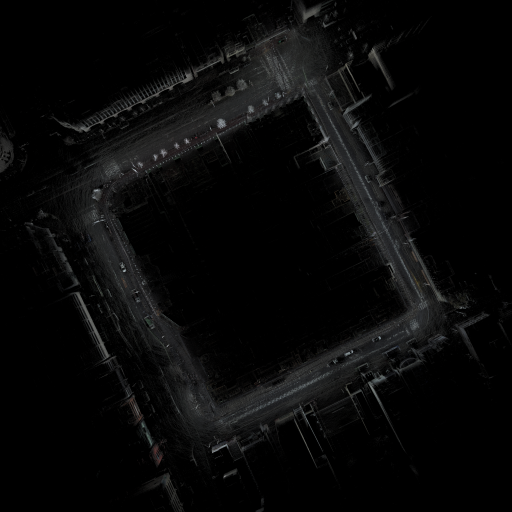
#> input picture src/Brightness_Adjustment_Decompose_ver/IMAGE_DATA/input.bmp, 1024 x 1024 px (shown at 1/2 size)
$ python correct_pixel_value_old.py Brightness_Adjustment_Decompose_ver/IMAGE_DATA/input.bmp Brightness_Adjustment_Decompose_ver/IMAGE_DATA/input.bmp
#> lines starting #> are read from the running program, lines starting #| are printed output that depends on the picture
######################################
#   @file   correct_pixel_value.py
#   @author Tomomasa Uchida
#   @date   2019/02/07
######################################

import numpy as np
from matplotlib import pyplot as plt
from matplotlib import cycler
import matplotlib.gridspec as gridspec
import matplotlib.patches as pat
import cv2
import subprocess
import sys
import statistics

# Graph settings
plt.style.use('seaborn-white')
colors = cycler('color', ['#EE6666', '#3388BB', '#9988DD', '#EECC55', '#88BB44', '#FFBBBB'])
plt.rc('axes', facecolor='#E6E6E6', edgecolor='none', axisbelow=True, grid=False, prop_cycle=colors)
plt.rc('grid', color='w', linestyle='solid')
plt.rc('patch', edgecolor='#E6E6E6')
plt.rc('lines', linewidth=2)
plt.rcParams["mathtext.fontset"] = "stix"
plt.rcParams["mathtext.rm"] = "Times New Roman"

# Message
print("===================================")
print("     Correct Pixel Value")
print("      author : Tomomasa Uchida")
print("      date   : 2019/02/07")
print("===================================")

# Check arguments
args = sys.argv
if len(args) != 3:
    print("\nUSAGE        : $ python correct_pixel_value.py [input_image_data] [input_image_data(LR=1)]")
    print("Example      : $ python correct_pixel_value.py [input_image.bmp] [input_image_LR1.bmp]]")
    #raise Exception
    sys.exit()

# Set initial parameter
p_init      = 1.0
p_interval  = 0.01
print("\nInput image data (args[1])       :", args[1])
print("Input image data(LR=1) (args[2]) :", args[2])
print("p_init                           :", p_init)
print("p_interval                       :", p_interval)


# Read Input Image
def readImage(_img_name):
    # read input image
    img_BGR = cv2.imread(_img_name)
#> img_BGR is the input picture: shape (1024, 1024, 3); mean B, G, R 8.8, 8.8, 8.7

    # convert color BGR to RGB
    img_RGB = cv2.cvtColor(img_BGR, cv2.COLOR_BGR2RGB)

    return img_RGB


# RGB Histogram
def rgbHist(_img_rgb, _ax, _title):
    R_nonzero = _img_rgb[:,:,0][_img_rgb[:,:,0] > 0]
    G_nonzero = _img_rgb[:,:,1][_img_rgb[:,:,1] > 0]
    B_nonzero = _img_rgb[:,:,2][_img_rgb[:,:,2] > 0]
    _ax.hist(R_nonzero.ravel(), bins=50, color='r', alpha=0.5, label="R")
    _ax.hist(G_nonzero.ravel(), bins=50, color='g', alpha=0.5, label="G")
    _ax.hist(B_nonzero.ravel(), bins=50, color='b', alpha=0.5, label="B")
    _ax.legend()

    _ax.set_title('Histogram ('+_title+')')
    _ax.set_xlim([-5,260])

    return _ax


# Grayscale Histogram
# [45 lines left out: functions grayscaleHist, comparativeHist, not called in this run]


# Create Histogram
def createHistogram(_img_in_RGB_LR1, _img_in_RGB, _img_corrected_RGB, _standard_pixel_value_LR1):
    # Convert RGB to Grayscale
    img_in_Gray_LR1     = cv2.cvtColor(_img_in_RGB_LR1, cv2.COLOR_RGB2GRAY)
    img_in_Gray         = cv2.cvtColor(_img_in_RGB, cv2.COLOR_RGB2GRAY)
    img_corrected_Gray  = cv2.cvtColor(_img_corrected_RGB, cv2.COLOR_RGB2GRAY)

    fig = plt.figure(figsize=(10, 6)) # figsize=(width, height)
    gs = gridspec.GridSpec(2,3)

    # Input image(LR=1)
    ax1 = fig.add_subplot(gs[0,0])
    ax1.set_title('Input image ($L_{\mathrm{R}}=1$)')
    ax1.imshow(_img_in_RGB_LR1)
    ax1.set_xticks([]), ax1.set_yticks([])

    # Input image
    ax2 = fig.add_subplot(gs[0,1])
    ax2.set_title('Input image')
    ax2.imshow(_img_in_RGB)
    ax2.set_xticks([]), ax2.set_yticks([])

    # Corrected image
    ax3 = fig.add_subplot(gs[0,2])
    ax3.set_title('Corrected image')
    ax3.imshow(_img_corrected_RGB)
    ax3.set_xticks([]), ax3.set_yticks([])

    # Histogram(input image(LR=1))
    ax4 = fig.add_subplot(gs[1,0])
    # ax4 = grayscaleHist(img_in_Gray_LR1, ax4, "Input image ($L_{\mathrm{R}}=1$)")
    ax4 = rgbHist(_img_in_RGB_LR1, ax4, "Input image ($L_{\mathrm{R}}=1$)")

    # Histogram(input image)
    ax5 = fig.add_subplot(gs[1,1])
    # ax5 = grayscaleHist(img_in_Gray, ax5, "Input image")
    ax5 = rgbHist(_img_in_RGB, ax5, "Input image")

    # Histogram(output image)
    ax6 = fig.add_subplot(gs[1,2])
    # ax6 = grayscaleHist(img_corrected_Gray, ax6, "Corrected image")
    ax6 = rgbHist(_img_corrected_RGB, ax6, "Corrected image")

    # Unify ylim b/w input image and corrected image
    hist_in_LR1,    bins_in_LR1     = np.histogram(img_in_Gray_LR1[img_in_Gray_LR1>0],      50)
    hist_in,        bins_in         = np.histogram(img_in_Gray[img_in_Gray>0],              50)
    hist_corrected, bins_corrected  = np.histogram(img_corrected_Gray[img_corrected_Gray>0],50)
    list_max = [max(hist_in_LR1), max(hist_in), max(hist_corrected)]
    ax4.set_ylim([0, max(list_max)*1.1])
    ax5.set_ylim([0, max(list_max)*1.1])
    ax6.set_ylim([0, max(list_max)*1.1])

    # # Histograms(Input(LR1), Input, Corrected)
    # ax7 = fig.add_subplot(gs[2,:])
    # ax7 = comparativeHist(_img_in_RGB_LR1, _img_in_RGB, _img_corrected_RGB, ax7, max(list_max)*1.1)
    # ax7.set_ylim([0, max(list_max)*1.1])

    # Draw text
    x = (_standard_pixel_value_LR1+max_pixel_value_LR1)*0.5 - 100
    text = "["+str(_standard_pixel_value_LR1)+", "+str(max_pixel_value_LR1)+"]\n→ "+str(ratio_of_reference_section*100)+"(%)"
    ax4.text(x, max(list_max)*1.1*0.5, text, color='black', fontsize='12')
    ax6.text(x, max(list_max)*1.1*0.5, text, color='black', fontsize='12')

    # Draw reference section
    rect = plt.Rectangle((_standard_pixel_value_LR1, 0), max_pixel_value_LR1-_standard_pixel_value_LR1, max(list_max)*1.1, fc='black', alpha=0.3)
    ax4.add_patch(rect)
    rect = plt.Rectangle((_standard_pixel_value_LR1, 0), max_pixel_value_LR1-_standard_pixel_value_LR1, max(list_max)*1.1, fc='black', alpha=0.3)
    ax6.add_patch(rect)


# Correct Pixel Value for Each RGB
def correct_pixel_value(_rgb_img, _correct_param):
    corrected_img_RGB = np.empty((_rgb_img.shape[0], _rgb_img.shape[1], 3), dtype=np.uint8)

    # Apply correction
    corrected_img_RGB[:, :, 0] = cv2.multiply(_rgb_img[:, :, 0], _correct_param) # R
    corrected_img_RGB[:, :, 1] = cv2.multiply(_rgb_img[:, :, 1], _correct_param) # G
    corrected_img_RGB[:, :, 2] = cv2.multiply(_rgb_img[:, :, 2], _correct_param) # B

    return corrected_img_RGB


def preProcess():
    print("Input image (RGB)                :", img_in_RGB.shape) # （height, width, channel）
#| Input image (RGB)                : (1024, 1024, 3)

    # Calc all number of pixels of the input image
    N_all = img_in_RGB.shape[0] * img_in_RGB.shape[1]
#> N_all = 1048576
    print("N_all                            :", N_all, "(pixels)")
#| N_all                            : 1048576 (pixels)

    # Calc number of pixels that pixel value is not 0
    img_in_Gray     = cv2.cvtColor(img_in_RGB, cv2.COLOR_RGB2GRAY)
    N_all_nonzero   = np.sum(img_in_Gray > 0)
#> N_all_nonzero = 372398
    print("N_all_nonzero                    :", N_all_nonzero, "(pixels)")
#| N_all_nonzero                    : 372398 (pixels)

    # Calc max pixel value of the input image(LR=1)
    img_in_Gray_LR1     = cv2.cvtColor(img_in_RGB_LR1, cv2.COLOR_RGB2GRAY)
    N_all_nonzero_LR1   = np.sum(img_in_Gray_LR1 > 0)
#> N_all_nonzero_LR1 = 372398
    max_pixel_value_LR1 = np.max(img_in_Gray_LR1)
#> max_pixel_value_LR1 = 214
    print("Max pixel value (LR=1)           :", max_pixel_value_LR1, "(pixel value)")
#| Max pixel value (LR=1)           : 214 (pixel value)

    # Calc ratio of the max pixel value (LR=1)
    num_max_pixel_value_LR1   = np.sum(img_in_Gray_LR1 == max_pixel_value_LR1)
#> num_max_pixel_value_LR1 = 1
    print("Num. of max pixel value (LR=1)   :", num_max_pixel_value_LR1, "(pixels)")
#| Num. of max pixel value (LR=1)   : 1 (pixels)
    ratio_max_pixel_value_LR1 = num_max_pixel_value_LR1 / N_all_nonzero_LR1
#> ratio_max_pixel_value_LR1 = 2.69e-06
    # ratio_max_pixel_value_LR1 = round(ratio_max_pixel_value, 4)
    ratio_max_pixel_value_LR1 = round(ratio_max_pixel_value_LR1, 8)
    print("Ratio of max pixel value (LR=1)  :", round(ratio_max_pixel_value_LR1*100, 2), "(%)")
#| Ratio of max pixel value (LR=1)  : 0.0 (%)

    # Calc most frequent pixel value (LR=1)
    img_in_Gray_nonzero_LR1         = img_in_Gray_LR1[img_in_Gray_LR1 > 0]
    bincount = np.bincount(img_in_Gray_nonzero_LR1)
#> bincount = 215 values, max 23222 at index 1, min 0 at index 0, mean 1732.1
    most_frequent_pixel_value_LR1   = np.argmax( bincount )
#> most_frequent_pixel_value_LR1 = 1
    print("Most frequent pixel value (LR=1) :", most_frequent_pixel_value_LR1, "(pixel value)")
#| Most frequent pixel value (LR=1) : 1 (pixel value)

    return N_all_nonzero, N_all_nonzero_LR1, img_in_Gray_LR1, max_pixel_value_LR1, ratio_max_pixel_value_LR1


def determineCorrectParam(_ratio_of_reference_section):
    print("Ratio of reference section       :", _ratio_of_reference_section*100, "(%)")

    # Determine standard pixel value in the input image(LR=1)
    tmp_reference_section         = 0.0
    standard_pixel_value_LR1      = max_pixel_value_LR1
    while tmp_reference_section < _ratio_of_reference_section:
        # Temporarily calc
        sum_pixels_in_section     = np.sum( (standard_pixel_value_LR1 <= img_in_Gray_LR1) )
        tmp_reference_section     = sum_pixels_in_section / N_all_nonzero_LR1

        # Next pixel value
        standard_pixel_value_LR1 -= 1

    print("Standard pixel value (LR=1)      :", standard_pixel_value_LR1, "(pixel value)")
    print("Reference section                :", standard_pixel_value_LR1, "~", max_pixel_value_LR1, "(pixel value)")
    print("Ratio of reference section       :", round(tmp_reference_section*100, 2), "(%)")

    # Determine parameter
    p = p_init
    tmp_ratio = 0.0
    while tmp_ratio < _ratio_of_reference_section:
        # Temporarily, correct pixel value of the input image with p
        tmp_corrected_img_RGB   = correct_pixel_value(img_in_RGB, p)
        tmp_corrected_img_Gray  = cv2.cvtColor(tmp_corrected_img_RGB, cv2.COLOR_RGB2GRAY)

        # Then, calc ratio of max pixel value(LR=1)
        tmp_sum_pixels_in_section = np.sum(standard_pixel_value_LR1 <= tmp_corrected_img_Gray)
        tmp_ratio = tmp_sum_pixels_in_section / N_all_nonzero

        # Update parameter
        p += p_interval

    p_final = round(p, 2)

    return p_final, standard_pixel_value_LR1


def correctPixelValue(_p_final, _standard_pixel_value_LR1):
    # Create corrected image
    img_corrected_RGB  = correct_pixel_value(img_in_RGB, _p_final)
    img_corrected_Gray = cv2.cvtColor(img_corrected_RGB, cv2.COLOR_RGB2GRAY)

    print("p_final                          :", _p_final)
    print("Ratio of num. of pixels to 255   :", round(np.sum(img_corrected_Gray==255) / N_all_nonzero * 100, 2), "(%)")

    # Create figure
    createHistogram(img_in_RGB_LR1, img_in_RGB, img_corrected_RGB, _standard_pixel_value_LR1)

    return img_corrected_RGB


# Save figure and images
def saveFigureAndImages(_p_final, _img_in_RGB, _img_corrected_RGB):
    img_in_name = args[1]
    save_path = img_in_name[:-4]

    fig_name = save_path+"_figure_"+str(_p_final)+".png"
    plt.savefig(fig_name)
    # plt.show()

    # convert color RGB to BGR
    # img_in_BGR          = cv2.cvtColor(_img_in_RGB,         cv2.COLOR_RGB2BGR)
    img_out_BGR         = cv2.cvtColor(_img_corrected_RGB,  cv2.COLOR_RGB2BGR)
    # input_img_name      = "images/input.bmp"
    corrected_img_name  = save_path+"_corrected_"+str(_p_final)+".bmp"
    # cv2.imwrite(input_img_name, img_in_BGR)
    cv2.imwrite(corrected_img_name, img_out_BGR)

    execCommand( corrected_img_name )


# Exec. command
def execCommand(_corrected_img_name):
    preview_command = ['open', _corrected_img_name]
    try:
	    res = subprocess.check_call(preview_command)

    except:
	    print("ERROR")


if __name__ == "__main__":
    # Read two input images
    img_in_RGB      = readImage(args[1])
    img_in_RGB_LR1  = readImage(args[2])

    print("\n\n====================================")
    print(" STEP1 : Get max pixel value (LR=1)")
    print("====================================")
    N_all_nonzero, N_all_nonzero_LR1, img_in_Gray_LR1, max_pixel_value_LR1, ratio_max_pixel_value_LR1 = preProcess()
#> N_all_nonzero = 372398; N_all_nonzero_LR1 = 372398; max_pixel_value_LR1 = 214; ratio_max_pixel_value_LR1 = 2.69e-06

    print("\n\n================================================")
    print(" STEP2 : Search for standard pixel value (LR=1)")
    print("================================================")
    ratio_of_reference_section = 0.01 # 1(%)
    p_final, standard_pixel_value_LR1 = determineCorrectParam(ratio_of_reference_section)
#> in determineCorrectParam, `standard_pixel_value_LR1      = max_pixel_value_LR1`: standard_pixel_value_LR1 = 214
#> the loop in determineCorrectParam, `while tmp_reference_section < _ratio_of_reference_section:` made 122 passes
#> (sum_pixels_in_section, tmp_reference_section, standard_pixel_value_LR1) on passes 1 to 12: (1, 2.69e-06, 213), (1, 2.69e-06, 212), (1, 2.69e-06, 211), (1, 2.69e-06, 210), (1, 2.69e-06, 209), (1, 2.69e-06, 208), (1, 2.69e-06, 207), (1, 2.69e-06, 206), (3, 8.06e-06, 205), (3, 8.06e-06, 204), (3, 8.06e-06, 203), (4, 1.07e-05, 202)
#> after the loop in determineCorrectParam, `while tmp_reference_section < _ratio_of_reference_section:`: standard_pixel_value_LR1 = 92
#| Standard pixel value (LR=1)      : 92 (pixel value)
#| Reference section                : 92 ~ 214 (pixel value)
#| Ratio of reference section       : 1.02 (%)
#> the loop in determineCorrectParam, `while tmp_ratio < _ratio_of_reference_section:` made 1 pass
#> (tmp_sum_pixels_in_section, tmp_ratio) on pass 1: (4025, 0.0108)
#> after the loop in determineCorrectParam, `while tmp_ratio < _ratio_of_reference_section:`: p = 1.01
#> p_final = 1.01; standard_pixel_value_LR1 = 92

    print("\n\n=============================")
    print(" STEP3 : Correct pixel value")
    print("=============================")
    img_corrected_RGB = correctPixelValue(p_final, standard_pixel_value_LR1)
#> in correct_pixel_value (call 2), `corrected_img_RGB[:, :, 1] = cv2.multiply(_rgb_img[:, :, 1], _correct_..`: corrected_img_RGB: shape (1024, 1024, 3); mean R, G, B 8.7, 8.8, 8.8
#> in correct_pixel_value (call 2), `corrected_img_RGB[:, :, 2] = cv2.multiply(_rgb_img[:, :, 2], _correct_..`: corrected_img_RGB: shape (1024, 1024, 3); mean R, G, B 8.7, 8.8, 8.8
#| p_final                          : 1.01
#| Ratio of num. of pixels to 255   : 0.0 (%)
#> in createHistogram, `hist_in_LR1,    bins_in_LR1     = np.histogram(img_in_Gray_LR1[img_in_..`: hist_in_LR1 = 50 values, max 75317 at index 0, min 1 at index 49, mean 7448; bins_in_LR1 = 51 values from 1 to 214
#> in createHistogram, `hist_in,        bins_in         = np.histogram(img_in_Gray[img_in_Gray..`: hist_in has the same summary as hist_in_LR1
#> in createHistogram, `hist_corrected, bins_corrected  = np.histogram(img_corrected_Gray[img_..`: hist_corrected has the same summary as hist_in_LR1; bins_corrected = 51 values from 1 to 216
#> in createHistogram, `list_max = [max(hist_in_LR1), max(hist_in), max(hist_corrected)]`: list_max = [75317, 75317, 75317]
#> in createHistogram, `x = (_standard_pixel_value_LR1+max_pixel_value_LR1)*0.5 - 100`: x = 53

    # Save figure and images
    saveFigureAndImages(p_final, img_in_RGB, img_corrected_RGB)
#> in saveFigureAndImages, `plt.savefig(fig_name)`:
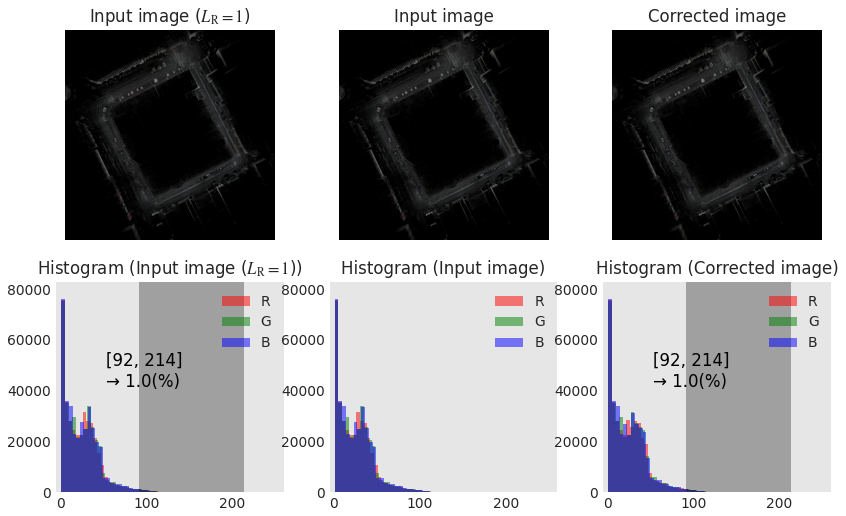
#> figure drawn by matplotlib, 6 panels; panel 4: tallest bar 75661 high, from x = 1 to 5.16; panel 4: tallest bar 75306 high, from x = 1 to 5.28; panel 4: tallest bar 76230 high, from x = 1 to 5.4; panel 5: tallest bar 75661 high, from x = 1 to 5.16
#> (the call stopped at in execCommand, `res = subprocess.check_call(preview_command)`: subprocess is not available in this run)
